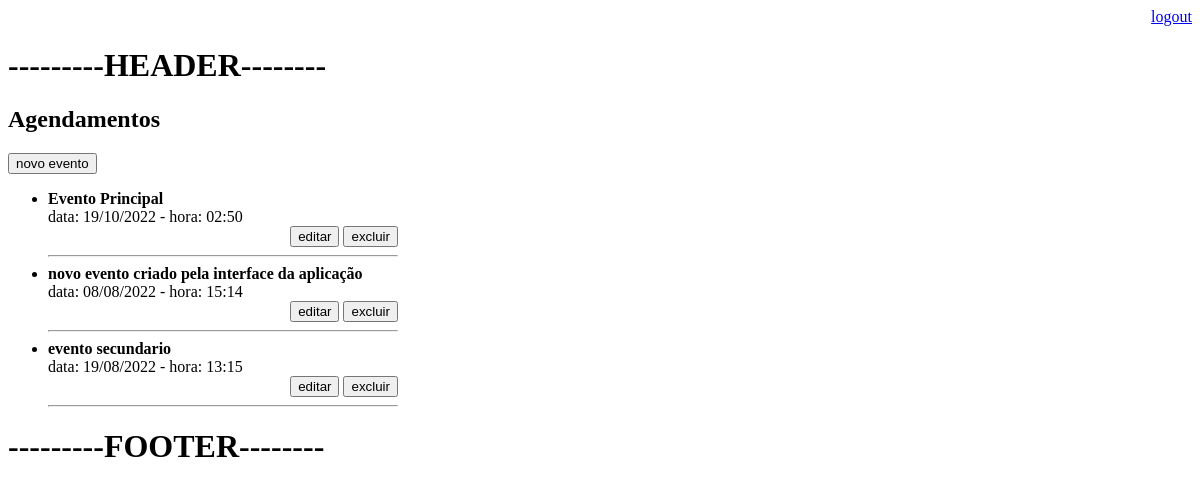
Page /agenda/ (signed in) on the earlier database version.
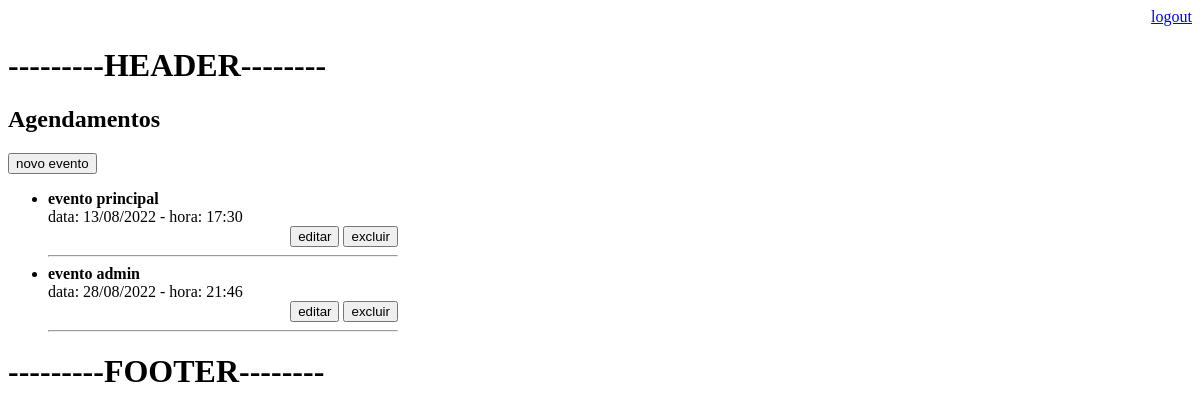
Same page on the later database version.
### core/models.py (models this page shows, shortened)
class Evento(models.Model):
    titulo = models.CharField(max_length=100)
    descricao = models.TextField(blank=True, null=True)
    data_evento = models.DateTimeField(verbose_name='Data do Evento')
    data_criacao = models.DateTimeField(auto_now=True)
    usuario = models.ForeignKey(
        User, on_delete=models.CASCADE,
        verbose_name='Usuario')
    class Meta():
        db_table = 'evento'
    def get_data_evento(self):
        return self.data_evento.strftime('data: %d/%m/%Y - hora: %H:%M')

### core/views.py (the view)
# urls.py: path('agenda/', views.lista_agendamentos),
@login_required(login_url='/login/')
def lista_agendamentos(request):
    usuario = request.user
    evento = Evento.objects.filter(usuario=usuario)
    data = {'eventos': evento}
    return render(request, 'agenda.html', data)

### templates/agenda.html
{% extends 'model-page.html' %} {% block content %}
<h2>Agendamentos</h2>
<a href="evento/">
  <button type="button">novo evento</button>
</a>
<ul>
  {% for evento in eventos %}
  <li>
    <div class="row" style="width: 350px">
      <div class="column" align="left">
        <b>{{evento.titulo}}</b> <br />
        {{evento.get_data_evento}}
      </div>
      <div class="column" align="right">
        <a href="evento/?id={{ evento.id }}"><button>editar</button></a>
        <a href="evento/delete/{{ evento.id }}/"><button>excluir</button></a>
      </div>
      <hr />
    </div>
  </li>
  {% endfor %}
</ul>
{% endblock content %}

### templates/model-page.html (shortened to what this page needs)
<!DOCTYPE html>
<html lang="en">
  <head>
  </head>
  <body>
    {% include "model-header.html" %} {% block content %}{% endblock content %}
    {% include "model-footer.html" %}
  </body>
</html>

### templates/model-header.html
<div align="right">
  <a href="/logout">logout</a>
</div>
<h1>---------HEADER--------</h1>

### templates/model-footer.html
<h1>---------FOOTER--------</h1>

Differences in the rows shown:
removed Evento: titulo "Evento Principal", get_data_evento "data: 19/10/2022 - hora: 02:50"
removed Evento: titulo "novo evento criado pela interface da aplicação", get_data_evento "data: 08/08/2022 - hora: 15:14"
removed Evento: titulo "evento secundario", get_data_evento "data: 19/08/2022 - hora: 13:15"
added Evento: titulo "evento principal", get_data_evento "data: 13/08/2022 - hora: 17:30"
added Evento: titulo "evento admin", get_data_evento "data: 28/08/2022 - hora: 21:46"
